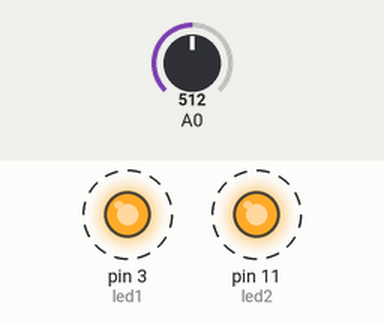
Recording of a sketch running on a simulated Arduino Uno, built with avr-gcc and run on an emulated ATmega328P. Parts: output pins drawn as LEDs (lit = HIGH). Dashed ring = blinking. The inputs (shaded band) are chosen by the test bench; at power-on: A0 = 512. Pins used as bus, display or sensor lines are not drawn.

Above: at 1.6 s.
1.7 s: A0 set to 267
5.2 s: A0 set to 243
At 5.87 s:
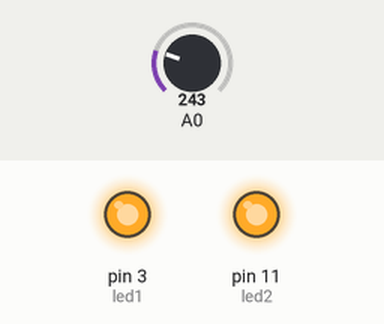
At 7.3 s:
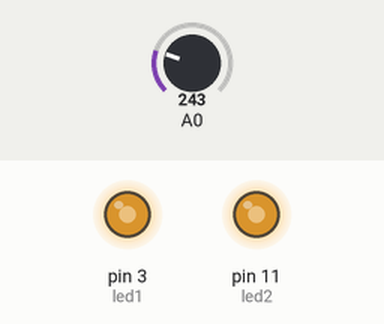
Timing chart, 0 to 8.8 s (numbered marks = the images above; inputs shaded):
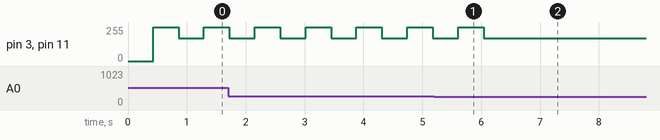

Measured:
- the behaviour switches between 250 and 249 on A0 (found by bisection; images 0 and 1)
- after the input at 5.2 s, pin 3 (led1), pin 11 (led2): goes on until 6.0 s, then stays 170/255
- by itself, pin 3 (led1), pin 11 (led2): alternates 255/255 for 0.43 s and 170/255 for 0.43 s

The sketch:

Eye_Robot.ino
```cpp
int btn= 13 ;
int power = 7 ;
int led1 = 3 ;
int led2 = 11 ;
int i ;
void setup() {
  pinMode(power,OUTPUT);
  pinMode(led1,OUTPUT);
  pinMode(led2,OUTPUT);
  pinMode(btn,INPUT);

}

void loop() {

 int x = analogRead(A0);

 if (x>=250) {
  digitalWrite(power,1);
  for (i =170 ; i<=255 ; i++){
   analogWrite(led1,i);
   analogWrite(led2,i);
   delay(5);
  }
  for ( i =255 ; i>=170 ; i--){
   analogWrite(led1,i);
   analogWrite(led2,i);
   delay(5);
  }
 }
 else {
  digitalWrite(power,0);

 }

}
```
